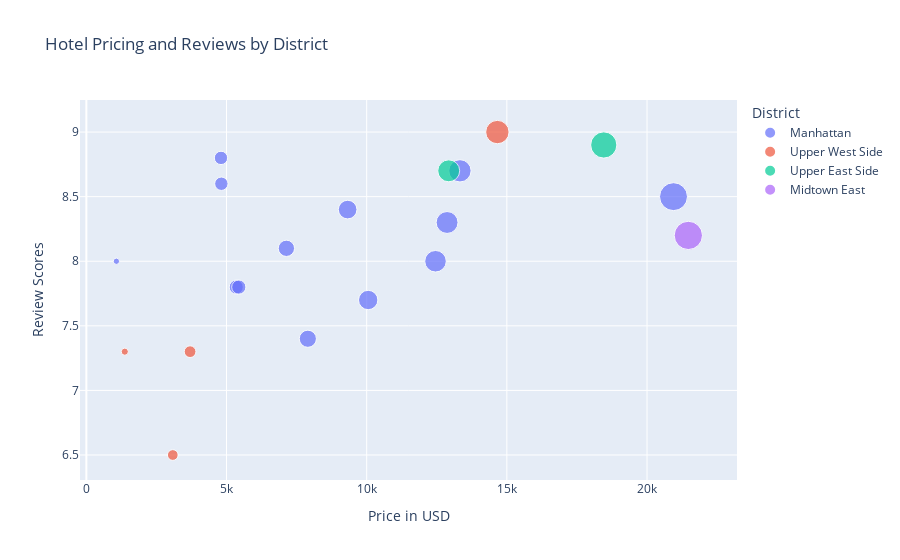

Notebook code for this chart:
### Code cell
hotel_pricing_plot = px.scatter(
    hotels_df,
    x= hotels_df['min_total_price'],
    y = hotels_df['review_score'],
    color = hotels_df['district'],
    size = hotels_df['min_total_price'], 
    hover_name=hotels_df["hotel_name"],
    labels=dict(review_score="Review Scores", district="District", min_total_price = "Price in USD for entire stay"),
    title="Hotel Pricing and Reviews by District" 
)

hotel_pricing_plot.update_traces(hovertemplate ='<b>Price</b>: $%{x:.2f} <br> <b>Score</b>: %{y}')

hotel_pricing_plot

### Figure 1 — Plotly figure (JSON) as saved in the notebook; plotly's stock layout.template omitted (floating-point values rounded to 4 significant figures)
{"data": [{"hovertemplate": "<b>Price</b>: $%{x:.2f} <br> <b>Score</b>: %{y}", "hovertext": ["Nap York Youth Hostel", "Sonder l Chambers", "AKA Central Park", "Park Central", "Shoreham Hotel", "WestHouse Hotel New York", "Le Meridien New York, Central Park", "West 57th Street by Hilton Club", "Park Lane New York", "Thompson Central Park - New York", "JW Marriott Essex House New York", "1 Hotel Central Park", "The Ritz-Carlton New York, Central Park"], "legendgroup": "Manhattan", "marker": {"color": "#636efa", "size": [1071.0, 4803.0, 4816.0, 5347.0, 5437.0, 7136.0, 7901.0, 9321.0, 10050.0, 12460.0, 12870.0, 13330.0, 20940.0], "sizemode": "area", "sizeref": 53.68, "symbol": "circle"}, "mode": "markers", "name": "Manhattan", "orientation": "v", "showlegend": true, "type": "scatter", "x": [1071.0, 4803.0, 4816.0, 5347.0, 5437.0, 7136.0, 7901.0, 9321.0, 10050.0, 12460.0, 12870.0, 13330.0, 20940.0], "xaxis": "x", "y": [8, 8.8, 8.6, 7.8, 7.8, 8.1, 7.4, 8.4, 7.7, 8, 8.3, 8.7, 8.5], "yaxis": "y"}, {"hovertemplate": "<b>Price</b>: $%{x:.2f} <br> <b>Score</b>: %{y}", "hovertext": ["West Side YMCA", "Park West Hotel", "La Quinta by Wyndham New York City Central Park", "Trump International New York"], "legendgroup": "Upper West Side", "marker": {"color": "#EF553B", "size": [1371.0, 3083.0, 3700.0, 14660.0], "sizemode": "area", "sizeref": 53.68, "symbol": "circle"}, "mode": "markers", "name": "Upper West Side", "orientation": "v", "showlegend": true, "type": "scatter", "x": [1371.0, 3083.0, 3700.0, 14660.0], "xaxis": "x", "y": [7.3, 6.5, 7.3, 9], "yaxis": "y"}, {"hovertemplate": "<b>Price</b>: $%{x:.2f} <br> <b>Score</b>: %{y}", "hovertext": ["Loews Regency New York Hotel", "The Pierre, A Taj Hotel, New York"], "legendgroup": "Upper East Side", "marker": {"color": "#00cc96", "size": [12930.0, 18460.0], "sizemode": "area", "sizeref": 53.68, "symbol": "circle"}, "mode": "markers", "name": "Upper East Side", "orientation": "v", "showlegend": true, "type": "scatter", "x": [12930.0, 18460.0], "xaxis": "x", "y": [8.7, 8.9], "yaxis": "y"}, {"hovertemplate": "<b>Price</b>: $%{x:.2f} <br> <b>Score</b>: %{y}", "hovertext": ["The St. Regis New York"], "legendgroup": "Midtown East", "marker": {"color": "#ab63fa", "size": [21470.0], "sizemode": "area", "sizeref": 53.68, "symbol": "circle"}, "mode": "markers", "name": "Midtown East", "orientation": "v", "showlegend": true, "type": "scatter", "x": [21470.0], "xaxis": "x", "y": [8.2], "yaxis": "y"}], "layout": {"legend": {"itemsizing": "constant", "title": {"text": "District"}, "tracegroupgap": 0}, "title": {"text": "Hotel Pricing and Reviews by District"}, "xaxis": {"anchor": "y", "domain": [0, 1], "title": {"text": "Price in USD"}}, "yaxis": {"anchor": "x", "domain": [0, 1], "title": {"text": "Review Scores"}}}}
